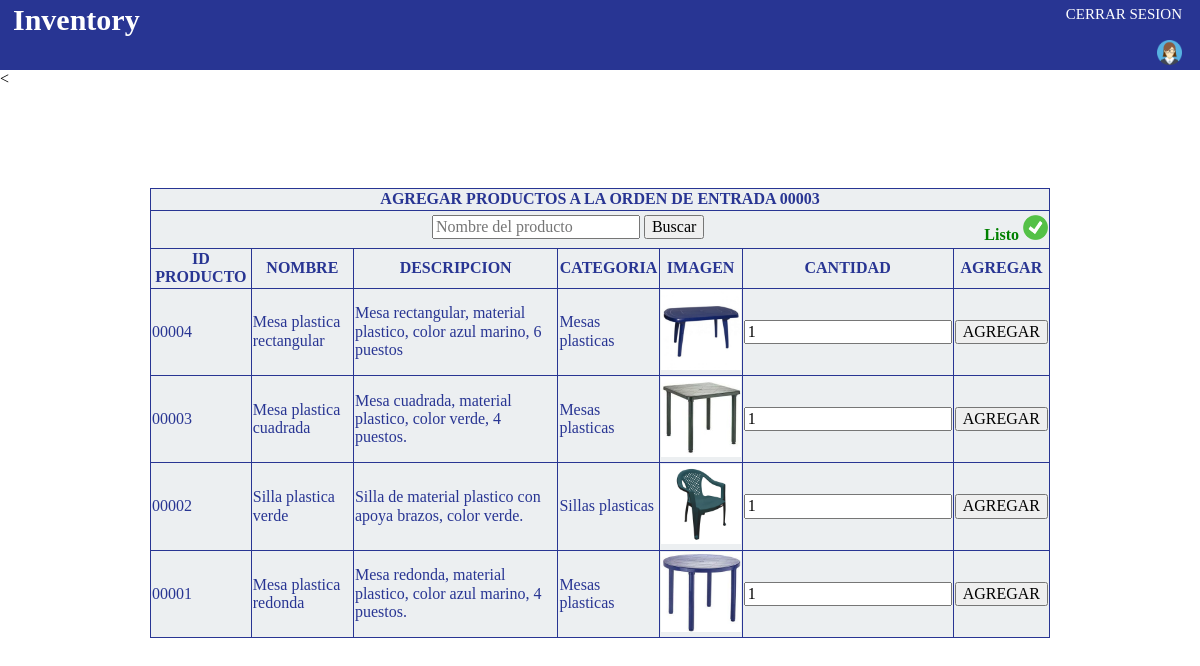
/inventarioEntrada.php?pro=00003, run on the app's committed database.
### tables this page shows
CREATE TABLE IF NOT EXISTS `producto` (
  `id_producto` int(5) UNSIGNED ZEROFILL NOT NULL AUTO_INCREMENT,
  `nombre` varchar(30) NOT NULL,
  `descripcion` varchar(120) NOT NULL,
  `categoria` varchar(30) NOT NULL,
  `cantidad` int(11) NOT NULL,
  `precio` int(11) NOT NULL,
  `almacen` varchar(30) NOT NULL,
  `imagen` varchar(120) NOT NULL,
  PRIMARY KEY (`id_producto`)
);

### inventarioEntrada.php (the view, shortened to what this page needs)
<?php
	include('conexion.php');
	$orden=$_GET['pro'];
	$sql="SELECT * FROM producto GROUP BY nombre ORDER BY id_producto DESC";
	$query=mysqli_query($link,$sql)or die(mysqli_error($link));
	$resultados=mysqli_num_rows($query);
	$sql2="SELECT * FROM orden WHERE id_orden='$orden'";
	$query2=mysqli_query($link,$sql2)or die(mysqli_error($link));
	$row2=mysqli_fetch_array($query2);
	$almacen=$row2['almacen'];
	if ($_SESSION['sexo']=='masculino') {
		include('bannerM.php');
	} else {
		include('bannerF.php');
	}
?>
<!DOCTYPE html>
<html>
	<head>
		<link rel="stylesheet" type="text/css" href="css/normalize.css">
		<link rel="stylesheet" type="text/css" href="css/style.css">
	</head>
	<body>
		<table align="center" id="lista1" border="1">
			<tr>
				<th colspan="8">AGREGAR PRODUCTOS A LA ORDEN DE ENTRADA <?php  echo $orden; ?></th>
			</tr>
			<tr>
				<form method="post">
					<th colspan="8" height="35px"><input type="text" name="buscar" placeholder="Nombre del producto">       <input type="submit" name="busqueda" value="Buscar"> <a href="listaOrdenesEntrada.php" style="float: right; text-decoration: none; color: green;"><label>Listo <img src="img/Check_green_icon.svg.png" style="height: 25px;"></label></a></th>
				</form>
			</tr>
			<tr>
				<th>ID PRODUCTO</th>
				<th>NOMBRE</th>
				<th>DESCRIPCION</th>
				<th>CATEGORIA</th>
				<th>IMAGEN</th>
				<th>CANTIDAD</th>
				<th>AGREGAR</th>
			</tr>
			<?php
				if ($resultados==0) { ?>
					<tr>
						<th colspan="8" style="color: red;"><?php echo "NO SE HAN CARGADO PRODUCTOS AL INVENTARIO"; ?></th>
					</tr><?php
				} else {
					if (isset($_POST['buscar']) && $_POST['buscar']!='') {
						$sql1="SELECT * FROM producto WHERE nombre LIKE '$_POST[buscar] %' OR nombre LIKE '% $_POST[buscar] %' OR nombre LIKE '% $_POST[buscar]' ORDER BY id_producto DESC";
						$query1=mysqli_query($link,$sql1)or die(mysqli_error($link));
						$resultados1=mysqli_num_rows($query1);
						if ($resultados1==0) { ?>
							<tr>
								<th colspan="7" style="color: red;"><?php echo "NO HAY RESULTADOS DE LA BUSQUEDA"; ?></th>
							</tr><?php
						} else {
							while ($row1=mysqli_fetch_array($query1)) { ?>
								<form method="post" action="agregarOrdenEntrada.php">
									<tr>
										<td><input type="hidden" name="producto" value="<?php echo $row1['id_producto']; ?>"><?php echo $row1['id_producto']; ?></td>
										<td><input type="hidden" name="nombre" value="<?php echo $row1['nombre']; ?>"><?php echo $row1['nombre']; ?></td>
										<td><input type="hidden" name="descripcion" value="<?php echo $row1['descripcion']; ?>"><?php echo $row1['descripcion']; ?></td>
										<td><input type="hidden" name="producto" value="<?php echo $row1['categoria']; ?>"><?php echo $row1['categoria']; ?></td>
										<td><img id="imagen" src="img/<?php echo $row1['imagen']; ?>"></td>
										<td><input type="text" name="cantidad" value="1"><input type="hidden" name="orden" value="<?php echo $orden; ?>"><input type="hidden" name="almacen" value="<?php echo $almacen; ?>"></td>
										<th><input type="submit" name="agregar" value="AGREGAR"></th>
									</tr>
								</form><?php
							}
						}
					} else {
						while ($row=mysqli_fetch_array($query)) { ?>
							<form method="post" action="agregarOrdenEntrada.php">
								<tr>
									<td><input type="hidden" name="producto" value="<?php echo $row['id_producto']; ?>"><?php echo $row['id_producto']; ?></td>
									<td><input type="hidden" name="nombre" value="<?php echo $row['nombre']; ?>"><?php echo $row['nombre']; ?></td>
									<td><input type="hidden" name="descripcion" value="<?php echo $row['descripcion']; ?>"><?php echo $row['descripcion']; ?></td>
									<td><input type="hidden" name="categoria" value="<?php echo $row['categoria']; ?>"><?php echo $row['categoria']; ?></td>
									<td><input type="hidden" name="imagen" value="<?php echo $row['imagen']; ?>"><img id="imagen" src="img/<?php echo $row['imagen']; ?>"></td>
									<td><input type="text" name="cantidad" value="1"><input type="hidden" name="orden" value="<?php echo $orden; ?>"><input type="hidden" name="almacen" value="<?php echo $almacen; ?>"></td>
									<th><input type="submit" name="agregar" value="AGREGAR"></th>
								</tr>
							</form><?php
						}
					}
				} ?>
		</table>
	</body>
</html>

### bannerF.php (shortened to what this page needs)
<!DOCTYPE html>
<html>
	<head>
		<link rel="stylesheet" type="text/css" href="css/normalize.css">
		<link rel="stylesheet" type="text/css" href="css/style.css">
	</head>
	<body>
		<div id="banner">
			<table border="0" id="topLeft">
				<tr>
					<th><a href="home.php" id="home">Inventory</a></th>
				</tr>
			</table>
			<table border="0" id="topRight">
				<tr>
					<td colspan="2"><a href="cierre.php" id="cierre">CERRAR SESION</a></td>
				</tr>
			</table><br><br>
			<table border="0" id="topRight">
				<tr>
					<td><?php echo $_SESSION['nombre'].' '.$_SESSION['apellido'] ?></td>
					<th><img src="img/avatar-369-456321.png" id="avatarB"></th>
				</tr>
			</table>
		</div>
	</body>
</html>

### css/style.css (style rules this page uses)
#banner { width: 100%; height: 70px; background-color: #283593; }
#topLeft { color: white; font-family: calibri; font-size: 30px; margin-left: 10px; float: left; }
#topRight { color: white; font-family: calibri; font-size: 18px; margin-right: 15px; float: right; }
#lista1 { margin-top: 100px; font-family: calibri; background-color: #eceff1; color: #283593; border-collapse: collapse; border-color: #283593; width: 75%; }
#avatarB { height: 25px; }
#inicio,#cierre { text-decoration: none; color: white; text-align: center; font-size: 15px; }
#home { text-decoration: none; color: white; }
#imagen { height: 80px; }

### data on the page
producto: id_producto "00004", nombre "Mesa plastica rectangular", descripcion "Mesa rectangular, material plastico, color azul marino, 6 puestos", categoria "Mesas plasticas", imagen (picture)
producto: id_producto "00003", nombre "Mesa plastica cuadrada", descripcion "Mesa cuadrada, material plastico, color verde, 4 puestos.", categoria "Mesas plasticas", imagen (picture)
producto: id_producto "00002", nombre "Silla plastica verde", descripcion "Silla de material plastico con apoya brazos, color verde.", categoria "Sillas plasticas", imagen (picture)
producto: id_producto "00001", nombre "Mesa plastica redonda", descripcion "Mesa redonda, material plastico, color azul marino, 4 puestos.", categoria "Mesas plasticas", imagen (picture)

### other printed values
$orden "00003"
